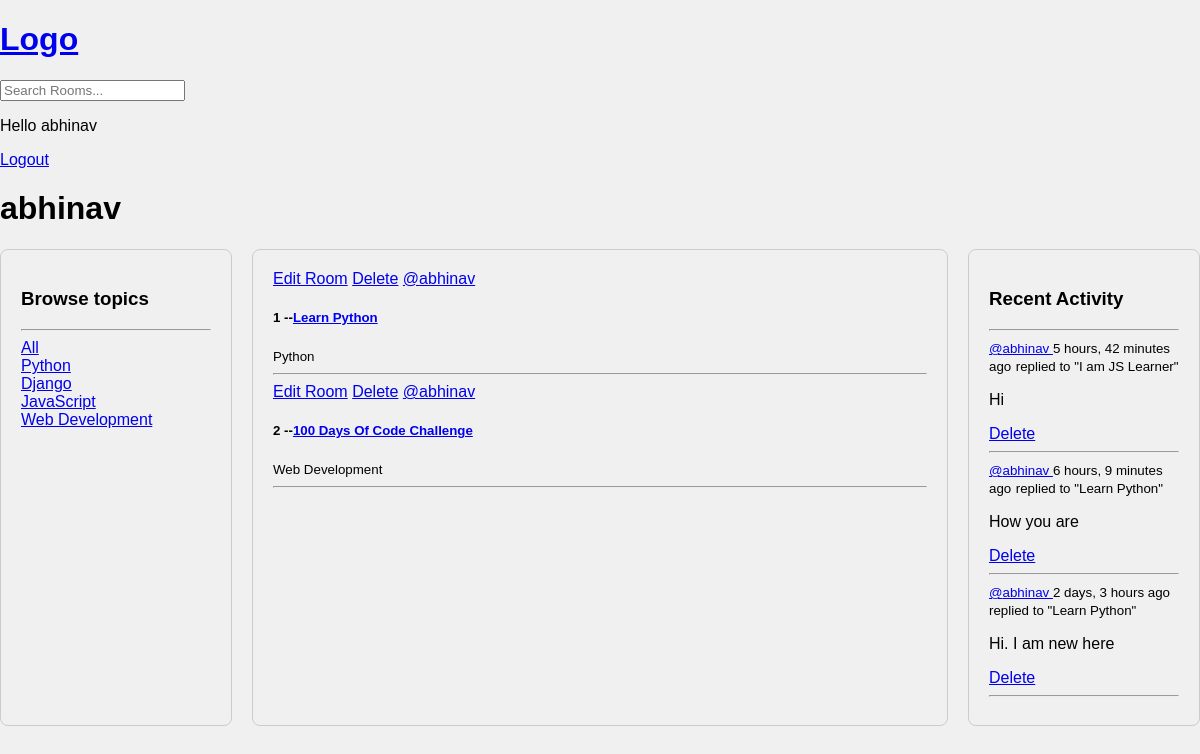
/profile/1/ (signed in), run on the app's committed database.
### base/models.py (models this page shows)
class Topic(models.Model):
    name = models.CharField(max_length=200)
    def __str__(self):
        return self.name

class Room(models.Model):
    host = models.ForeignKey(User, on_delete=models.SET_NULL, null=True)
    topic = models.ForeignKey(Topic,on_delete=models.SET_NULL, null=True)
    name = models.CharField(max_length=200)
    description = models.TextField(null=True, blank=True)
    participants = models.ManyToManyField(User, related_name='participants', blank=True)
    updated = models.DateTimeField(auto_now=True)
    created = models.DateTimeField(auto_now_add=True)
    class Meta:
        ordering = ['-updated', '-created']
    def __str__(self):
        return self.name

class Message(models.Model):
    user = models.ForeignKey(User, on_delete=models.CASCADE)
    room = models.ForeignKey(Room, on_delete=models.CASCADE)
    body = models.TextField()
    updated = models.DateTimeField(auto_now=True)
    created = models.DateTimeField(auto_now_add=True)
    class Meta:
        ordering = ['-updated', '-created']
    def __str__(self):
        return self.body[0:50]

### base/views.py (the view)
# urls.py: path('profile/<str:pk>/', views.userProfile, name='user-profile'),
def userProfile(request, pk):
    user = User.objects.get(id=pk)  # Fetch the user with the given primary key
    rooms = user.room_set.all()  # Get all rooms created by the user
    room_messages = user.message_set.all()  # Get all messages sent by the user
    topics = Topic.objects.all()  # Get all topics
    context = {'user': user, 'rooms': rooms , 'room_messages': room_messages, 'topics': topics}
    return render(request, 'base/profile.html', context)

### base/templates/base/profile.html (shortened to what this page needs)
{% extends 'main.html' %} {% block content %}
<h1>{{user.username}}</h1>
<div class="profile-container">
  <div>{% include 'base/topics_component.html' %}</div>
  <div>{% include 'base/feed_component.html' %}</div>
  <div>{% include 'base/activity_component.html' %}</div>
</div>
{%endblock content%}

### templates/navbar.html
<a href="/">
  <h1>Logo</h1>
</a>
<form action="{% url 'home' %}" method="GET">
  <input type="text" name="q" placeholder="Search Rooms..." />
</form>
{% if request.user.is_authenticated %}
<p>Hello {{request.user}}</p>
<a href="{% url 'logout' %}">Logout</a>
{% else %}
<a href="{% url 'login' %}">Login</a>
<hr />
{% endif %}

### base/templates/base/topics_component.html
<h3>Browse topics</h3>
<hr />
<div>
  <a href="{% url 'home' %}">All</a>
</div>
{% for topic in topics %}
<div>
  <a href="{% url 'home' %}?q={{topic.name}}">{{topic.name}}</a>
</div>
{% endfor %}

### base/templates/base/feed_component.html
<div>
  {% for room in rooms %}
  <div>
    {% if request.user == room.host %}
    <a href="{% url 'update-room' room.id %}">Edit Room</a>
    <a href="{% url 'delete-room' room.id %}">Delete</a>
    {% endif %}
    <a href="{% url 'user-profile' room.host.id %}">@{{room.host.username}}</a>
    <h5>{{room.id}} --<a href="{% url 'room' room.id%}">{{room.name}}</a></h5>
    <small>{{room.topic}}</small>
    <hr />
  </div>
  {% endfor %}
</div>

### base/templates/base/activity_component.html
<h3>Recent Activity</h3>
<hr />
<div>
  {% for message in room_messages %}
  <div>
    <small
      ><a href="{% url 'user-profile' message.user.id %}">@{{message.user}} </a>
      {{message.created | timesince}} ago</small
    >
    <small>replied to "{{message.room}}"</small>
    <p>{{message}}</p>
    {% if message.user == request.user %}
    <a href="{% url 'delete-message' message.id %}">Delete</a>
    {% endif %}
    <hr />
  </div>
  {% endfor %}
</div>

### static/styles/main.css (style rules this page uses)
body { background-color: #f0f0f0; font-family: Arial, sans-serif; margin: 0; padding: 0; }

### base/templates/base/profile.html (style rules this page uses)
.profile-container { display: grid; grid-template-columns: 1fr 3fr 1fr; gap: 20px; max-width: 1200px; margin: auto; }
.profile-container > div { padding: 20px; border: 1px solid #ccc; border-radius: 8px; }

### data on the page
Topic: name "Python"
Topic: name "Django"
Topic: name "JavaScript"
Topic: name "Web Development"
Room: shows "Edit Room", host.username "abhinav", id "1", name "Learn Python", topic "Python"
Room: shows "Edit Room", host.username "abhinav", id "2", name "100 Days Of Code Challenge", topic "Web Development"
Message: user "abhinav", created "5 hours, 42 minutes", room "I am JS Learner", body "Hi", shows "Delete"
Message: user "abhinav", created "6 hours, 9 minutes", room "Learn Python", body "How you are", shows "Delete"
Message: user "abhinav", created "2 days, 3 hours", room "Learn Python", body "Hi. I am new here", shows "Delete"

### other printed values
{{ request.user }} "abhinav"
{{ user.username }} "abhinav"
